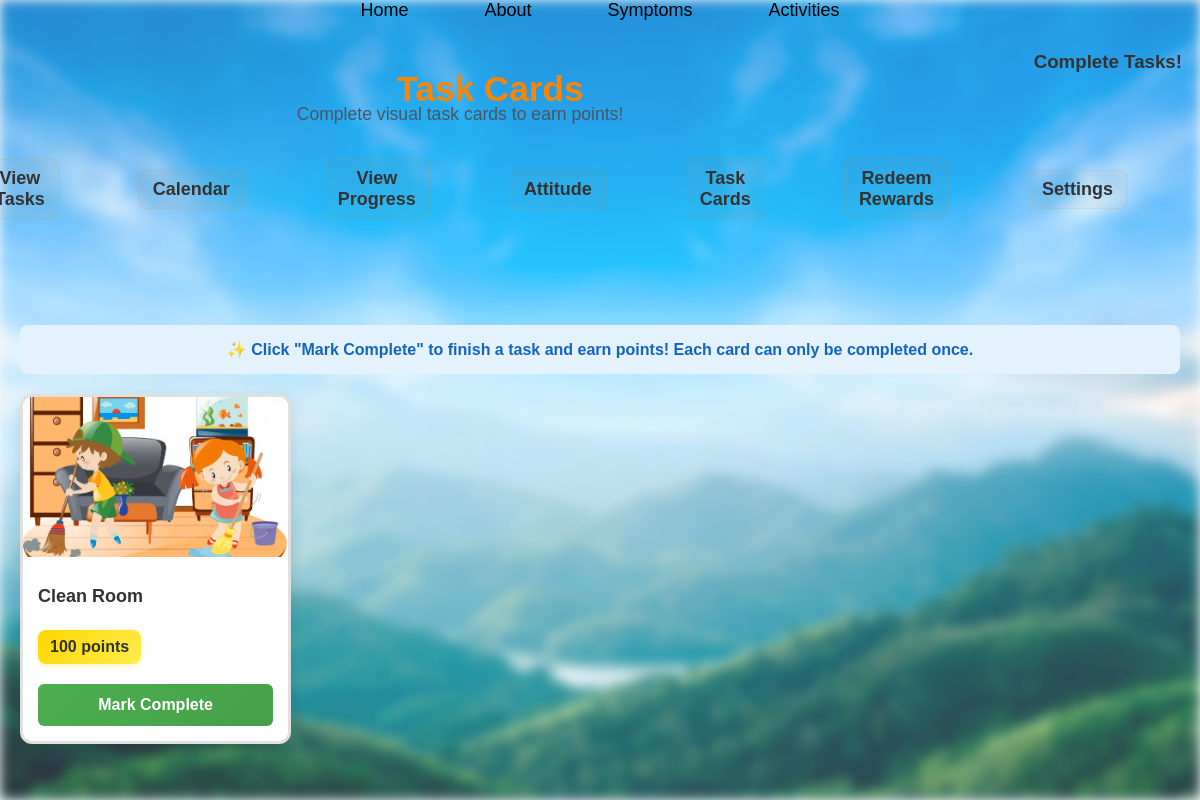
The page /child-task-cards (signed in) on the database its author committed.
### tables this page shows
CREATE TABLE visual_task_cards (
            id INTEGER PRIMARY KEY AUTOINCREMENT,
            parent_username TEXT NOT NULL,
            title TEXT NOT NULL,
            image_path TEXT NOT NULL,
            points INTEGER NOT NULL,
            is_recommended INTEGER DEFAULT 0,
            created_at TEXT NOT NULL
        );

### app.py (the view)
@app.route('/child-task-cards', methods=['GET'])
def child_task_cards():
    child = session.get('user') if session else None
    if not child:
        return redirect(url_for('home'))
    conn = get_db_conn()
    c = conn.cursor()
    c.execute("SELECT id, title, image_path, points FROM visual_task_cards ORDER BY created_at DESC")
    cards = [dict(row) for row in c.fetchall()]
    c.execute("SELECT card_id FROM task_completions WHERE child_username = ?", (child,))
    completed_ids = set(row['card_id'] for row in c.fetchall())
    conn.close()
    for card in cards:
        card['completed'] = card['id'] in completed_ids
    return render_template('child_task_cards.html', cards=cards)

### app.py (called while the page is built)
def get_db_conn():
    conn = sqlite3.connect(DB_PATH)
    conn.row_factory = sqlite3.Row
    return conn

### templates/child_task_cards.html (shortened to what this page needs)
<!DOCTYPE html>
<html lang="en">
<head>
  <link rel="stylesheet" href="{{ url_for('static', filename='activitiesstyle.css') }}">
  <link rel="stylesheet" href="{{ url_for('static', filename='calendar.css') }}">
  <link rel="stylesheet" href="{{ url_for('static', filename='activities_adaptive.css') }}">
</head>
<body>
  <div class="page-bg" aria-hidden="true"></div>
  <div class="page-content">
    <div class="menu">
      <ul>
        <li><a href="{{ url_for('home') }}">Home</a></li>
        <li><a href="{{ url_for('about') }}">About</a></li>
        <li><a href="{{ url_for('symptoms') }}">Symptoms</a></li>
        <li><a href="{{ url_for('activities') }}">Activities</a></li>
      </ul>
    </div>
    <div class="front">
      <div class="front-header">
        <div class="front-header-left">
          <h1>Task Cards</h1>
          <p class="description">Complete visual task cards to earn points!</p>
          <ul class="Tabs">
            <li><a href="{{ url_for('view_tasks') }}">View Tasks</a></li>
            <li><a href="{{ url_for('calendar') }}">Calendar</a></li>
            <li><a href="{{ url_for('progress') }}">View Progress</a></li>
            <li><a href="{{ url_for('attitude') }}">Attitude</a></li>
            <li><a href="{{ url_for('child_task_cards') }}">Task Cards</a></li>
            <li><a href="{{ url_for('redeem') }}">Redeem Rewards</a></li>
            <li><a href="{{ url_for('settings') }}">Settings</a></li>
          </ul>
        </div>
        <div class="front-header-right">
          <h3 style="text-align:right;margin:0;padding-top:8px;">Complete Tasks!</h3>
        </div>
      </div>
    </div>
    <div class="cards-container">
      {% if cards %}
        <div class="info-section">
          ✨ Click "Mark Complete" to finish a task and earn points! Each card can only be completed once.
        </div>
        <div class="cards-grid">
          {% for card in cards %}
            <div class="task-card {% if card.completed %}completed{% endif %}" id="card-{{ card.id }}">
              <div class="card-image-wrapper">
                <img src="{{ card.image_path }}" alt="{{ card.title }}" class="card-image {% if card.completed %}completed-fade{% endif %}">
              </div>
              <div class="card-content">
                <h3 class="card-title">{{ card.title }}</h3>
                <div class="card-points-display">{{ card.points }} points</div>
                {% if card.completed %}
                  <div class="completed-text">✓ Completed!</div>
                {% else %}
                  <button class="complete-btn" onclick="completeCard({{ card.id }}, event)">
                    Mark Complete
                  </button>
                {% endif %}
              </div>
            </div>
          {% endfor %}
        </div>
      {% else %}
        <div class="no-cards-message">
          <p>🎯 No task cards available yet.</p>
          <p>Check back later for new challenges!</p>
        </div>
      {% endif %}
    </div>
  </div>
</body>
</html>

### static/activitiesstyle.css (style rules this page uses)
body { margin: 0; font-family: Arial, sans-serif; background-color: #f6f8fb; color: #333; }
ul { display: flex; justify-content: center; align-items: center; list-style: none; margin: 0; padding: 0; }
ul li { margin: 0 25px; font-size: 14px; }
ul li a { text-decoration: none; color: black; font-size: 18px; font-family: Arial, Helvetica, sans-serif; padding: 6px 13px; border-radius: 3px; transition: .4s; }
.Tabs li a { display: inline-block; padding: 8px 12px; border: 1px solid rgba(251,133,0,0.12); border-radius: 10px; background: rgba(251,133,0,0.04); color: #333; font-weight: 700; text-decoration: none; }
h1 { font-size: 2.5em; color: #2c3e50; margin-bottom: 15px; position: relative; top: 20px; left: 30px; }
.description { font-size: 1.1em; margin-bottom: 20px; position: relative; top: 20px; left: 30px; }
.front-header-left .description { position: static; top: auto; left: auto; text-align: center; color: #4b5563; margin-top: 6px; }
.tabs, .Tabs { list-style-type: none; padding: 0; display: flex; gap: 18px; margin-top: 14px; margin-left: 0; justify-content: center; }

### static/activities_adaptive.css (style rules this page uses)
:root { --accent:#ffb703; --accent-2:#fb8500; --muted:#f6f6f6; --card-bg:#ffffff; --danger:#e63946; --panel-width:320px; }
.menu { display:flex;justify-content:center;align-items:center }
.menu ul { float:none;margin:0;padding:0 }
.front { max-width:1200px;margin:0 auto;padding:22px 18px 10px 18px;padding-right:18px }
.front h1 { font-size:2.2rem;color:var(--accent-2);margin:6px 0 6px }
.description { max-width:900px;margin:6px 0 14px;color:#333;line-height:1.5 }
.front-header { display:flex;justify-content:space-between;align-items:flex-start;gap:20px }
.front-header-left { max-width:64%;display:flex;flex-direction:column;align-items:center;text-align:center;margin:0 auto }
.front-header-left h1 { align-self:center }
.front-header-right { min-width:260px;position:relative }
.Tabs { display:flex;gap:28px;list-style:none;padding:8px 0;margin:10px 0 18px;justify-content:center }
.description { margin-left:0; }
.Tabs li a { color:#333;text-decoration:none;padding:8px 14px;border-radius:8px;transition:all .18s;display:inline-block }

### templates/child_task_cards.html (style rules this page uses)
.cards-container { max-width: 1200px; margin: 30px auto; padding: 20px; }
.cards-grid { display: grid; grid-template-columns: repeat(auto-fill, minmax(220px, 1fr)); gap: 25px; margin-top: 20px; }
.task-card { background: white; border: 3px solid #e0e0e0; border-radius: 12px; overflow: hidden; box-shadow: 0 4px 12px rgba(0,0,0,0.1); transition: all 0.3s ease; cursor: pointer; position: relative; }
.card-image-wrapper { position: relative; width: 100%; height: 160px; overflow: hidden; background: #f5f5f5; }
.card-image { width: 100%; height: 100%; object-fit: cover; display: block; }
.card-content { padding: 15px; }
.card-title { font-weight: 700; font-size: 18px; color: #333; margin: 0 0 10px 0; min-height: 48px; display: flex; align-items: center; }
.card-points-display { background: linear-gradient(135deg, #ffd700, #ffed4e); color: #333; padding: 8px 12px; border-radius: 8px; font-weight: 700; font-size: 16px; display: inline-block; margin-bottom: 12px; box-shadow: 0 2px 6px rgba(255, 215, 0, 0.3); }
.complete-btn { width: 100%; padding: 12px; background: linear-gradient(135deg, #4caf50, #45a049); color: white; border: none; border-radius: 6px; font-weight: 700; font-size: 16px; cursor: pointer; transition: all 0.3s ease; margin-top: 8px; }
.info-section { background: #e3f2fd; color: #1565c0; padding: 15px; border-radius: 8px; margin-top: 20px; text-align: center; font-weight: 600; }

### rows shown on the page
visual_task_cards: image_path (picture), title "Clean Room", points "100"
